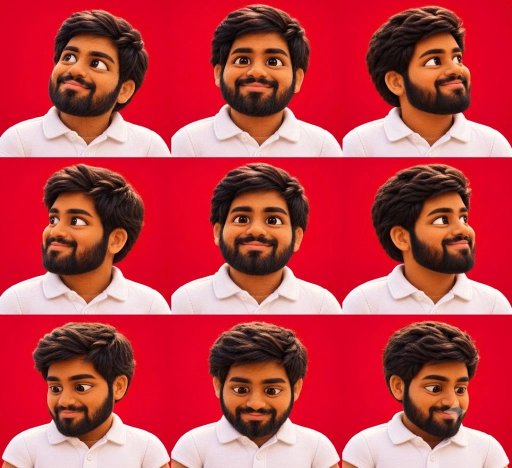
#> input picture tools/mascot-src/directions.webp, 1024 x 936 px (shown at 1/2 size)
$ python build-character.py mascot-src/directions.webp mascot-src/reactions.webp
#> lines starting #> are read from the running program, lines starting #| are printed output that depends on the picture; after the words box and inside, x2 and y2 are one past the last pixel; in counts of white or black regions, pixels touching at a corner belong together
"""Build the layered hero character from one front-facing frame of the Kling clip.

This is 2D layering of the real character art, not a 3D rig. It splits the
eyes into parts that can move independently:

  base.webp        the frame with the irises painted out (eye whites rebuilt)
  poster.webp      the untouched frame, shown until the live character is ready
  iris-N.png       each iris as a complete disc, specular highlights removed
                   (the runtime draws them, so they stay put as the iris moves)
  open-N.png       mask of each eye opening; irises are clipped to it
  shade-N.png      the upper lid's shadow on the eyeball, drawn over the iris
  lid-N.png        sprite of LID_STEPS upper-lid positions from open to closed,
                   made by stretching the real lid skin and lash line down
  character.json   geometry for the runtime

Usage: python3 tools/build-character.py FRAME.png OUT_DIR

FRAME is frame 72 of the "animate it" clip (front-facing, eyes open). The
base is cropped at CROP_H, just above the generator's corner watermark.
"""
import json, sys
import numpy as np
from PIL import Image, ImageFilter

src, out = sys.argv[1], sys.argv[2]
img = np.asarray(Image.open(src).convert('RGB')).astype(np.float32)
H, W, _ = img.shape
#> H = 936; W = 1024
LID_STEPS = 10
CROP_H = 1290

# Measured on the frame (grid overlays): eye corners, upper-lid apex, lower-lid
# low point, iris centre/radius and the two specular highlights per iris.
EYES = [
    dict(A=(538, 513), B=(688, 514), up=(622, 463), lo=(628, 523),
         iris=(626.5, 494.0), r=38.0, hl=[(613.3, 486.0, 3.6), (641.7, 487.7, 3.6)]),
    dict(A=(808, 519), B=(966, 528), up=(878, 466), lo=(886, 536),
         iris=(869.0, 502.0), r=38.0, hl=[(855.0, 494.0, 3.6), (883.3, 494.0, 3.6)]),
]
LASH = 13  # dark lash line + socket outline that slides down with the lid edge
PAD = 32  # lid skin above the upper lid that slides down when blinking (stays below the brow)


def lum(a):
    return a[..., 0] * .299 + a[..., 1] * .587 + a[..., 2] * .114


def upper_y(e, x):
    """Upper lid: an elliptical arc over the corner line, asymmetric about the apex."""
    (ax, ay), (bx, by), (px, py) = e['A'], e['B'], e['up']
    base = ay + (by - ay) * (x - ax) / (bx - ax)
    h = (ay + (by - ay) * (px - ax) / (bx - ax)) - py
    half = np.where(x < px, px - ax, bx - px)
    u = np.clip((x - px) / half, -1, 1)
    return base - h * np.sqrt(1 - u * u) ** 0.8


def lower_y(e, x):
    """Lower lid: quadratic through the corners and the low point."""
    (ax, ay), (bx, by), (px, py) = e['A'], e['B'], e['lo']
    t = np.linspace(0, 1, 2000)
    cx, cy = 2 * px - (ax + bx) / 2, 2 * py - (ay + by) / 2
    xs = (1 - t) ** 2 * ax + 2 * (1 - t) * t * cx + t ** 2 * bx
    ys = (1 - t) ** 2 * ay + 2 * (1 - t) * t * cy + t ** 2 * by
    return np.interp(x, xs, ys)


def blur(a, r):
    return np.asarray(Image.fromarray(np.clip(a * 255, 0, 255).astype(np.uint8)).filter(ImageFilter.GaussianBlur(r))) / 255.0


base = img.copy()
meta = {'width': W, 'height': CROP_H, 'lidSteps': LID_STEPS, 'eyes': []}

for n, e in enumerate(EYES):
    ax, bx = e['A'][0], e['B'][0]
    x0, x1 = int(ax) - 4, int(bx) + 5
    y0 = int(e['up'][1]) - PAD - 2
    y1 = int(max(e['A'][1], e['B'][1], e['lo'][1])) + 6
    bw, bh = x1 - x0, y1 - y0
    xs = np.arange(x0, x1) + 0.5
    U = upper_y(e, np.clip(xs, ax, bx))
    D = lower_y(e, np.clip(xs, ax, bx))
    inside_x = (xs >= ax) & (xs <= bx)
    yy = np.arange(y0, y1)[:, None] + 0.5

    # Eye opening between the lids (anti-aliased by a 1px ramp).
    opening = np.clip(np.minimum(yy - U[None, :], D[None, :] - yy) + 0.5, 0, 1) * inside_x[None, :]
    roi = img[y0:y1, x0:x1]

    # --- Eye white under the iris -------------------------------------------
    cx, cy, r = e['iris'][0], e['iris'][1], e['r']
    gx, gy = np.meshgrid(xs, yy[:, 0])
    in_iris = ((gx - cx) ** 2 + (gy - cy) ** 2) < (r + 4.5) ** 2
    sclera = (opening > 0.99) & ~in_iris & (roi.min(-1) > 110)
    fill = roi.copy()
    rows_ok = []
    keep = fill.copy()
    for i in range(bh):
        s = np.where(sclera[i])[0]
        if len(s) < 4:
            continue
        left, right = s[xs[s] < cx], s[xs[s] > cx]
        cl = np.median(roi[i, left], 0) if len(left) >= 2 else np.median(roi[i, s], 0)
        cr = np.median(roi[i, right], 0) if len(right) >= 2 else cl
        t = np.clip((xs - (cx - r)) / (2 * r), 0, 1)[:, None]
        fill[i] = cl * (1 - t) + cr * t
        rows_ok.append(i)
    # Rows hidden behind the iris all the way across copy the nearest good row.
    for i in range(bh):
        if i not in rows_ok and rows_ok:
            j = min(rows_ok, key=lambda k: abs(k - i))
            fill[i] = fill[j]
    # Outside the iris area keep the real pixels; they are the fill's boundary.
    outside = ((gx - cx) ** 2 + (gy - cy) ** 2) >= (r + 4.5) ** 2
    fill[outside] = keep[outside]
    # Smooth the fill: relax the painted-out area toward the average of its
    # neighbours (a harmonic fill), so the eye white has no row streaks.
    hole = in_iris & (opening > 0.01)
    for _ in range(600):
        nb = (np.roll(fill, 1, 0) + np.roll(fill, -1, 0) + np.roll(fill, 1, 1) + np.roll(fill, -1, 1)) / 4
        fill[hole] = nb[hole]
    paint = blur(in_iris.astype(float), 1.0) * opening
    base[y0:y1, x0:x1] = roi * (1 - paint[..., None]) + fill * paint[..., None]

    # Lid shadow on the eyeball: how much darker each row of eye white is than
    # the brightest, applied over the iris at runtime.
    # Soft shadow just under the upper lid, fading with distance from it.
    below = np.clip(yy - U[None, :], 0, None)
    shade = np.clip(0.42 * np.exp(-below / 7.0) * opening, 0, 1)
    Image.fromarray(np.dstack([np.zeros((bh, bw, 3)), shade * 255]).astype(np.uint8), 'RGBA').save(f'{out}/shade-{n}.png')
    Image.fromarray((opening * 255).astype(np.uint8)).save(f'{out}/open-{n}.png')

    # --- Iris disc ------------------------------------------------------------
    R = int(np.ceil(r)) + 2
    size = 2 * R
    iy, ix = np.mgrid[0:size, 0:size]
    dx, dy = ix + 0.5 - R, iy + 0.5 - R
    rho, th = np.hypot(dx, dy), np.arctan2(dy, dx)
    sx, sy = cx + dx, cy + dy

    def valid(px, py):
        """Visible iris pixel: inside the opening, not a highlight, not lash."""
        px_i = np.clip(np.floor(px).astype(int), 0, W - 1)
        py_i = np.clip(np.floor(py).astype(int), 0, H - 1)
        lx, ly = px_i - x0, py_i - y0
        inb = (lx >= 0) & (lx < bw) & (ly >= 0) & (ly < bh)
        ok = np.zeros(px.shape, bool)
        ok[inb] = opening[ly[inb], lx[inb]] > 0.99
        # Keep away from the lash line, which darkens the iris top.
        ok &= (py - upper_y(e, np.clip(px, ax, bx))) > 3
        for hx, hy, hr in e['hl']:
            ok &= np.hypot(px - hx, py - hy) > hr + 2.5
        return ok, img[py_i, px_i]

    ok, col = valid(sx, sy)
    iris = col.copy()
    # Fill hidden or highlight pixels from the nearest visible angle on the same ring.
    todo = ~ok & (rho < r + 1)
    for step in range(1, 90):
        if not todo.any():
            break
        for sgn in (1, -1):
            a = th + sgn * step * np.pi / 90
            ok2, col2 = valid(cx + rho * np.cos(a), cy + rho * np.sin(a))
            take = todo & ok2
            iris[take] = col2[take]
            todo &= ~take
    alpha = np.clip(r + 0.6 - rho, 0, 1)
    Image.fromarray(np.dstack([iris, alpha * 255]).astype(np.uint8), 'RGBA').save(f'{out}/iris-{n}.png')

    # --- Upper-lid sprite -----------------------------------------------------
    # Each step stretches the strip [U - PAD, U + 1] (lid skin + lash line)
    # down so its edge lands on a curve interpolated toward the lower lid.
    closed_edge = D - 2.5
    frames = []
    for k in range(LID_STEPS):
        b = k / (LID_STEPS - 1)
        b = 0.5 - 0.5 * np.cos(np.pi * b)  # ease the sweep
        edge = U + (closed_edge - U) * b
        top = U - PAD
        frame = np.zeros((bh, bw, 4), np.float32)
        for j in range(bw):
            if not inside_x[j]:
                continue
            ys = np.arange(y0, y1) + 0.5
            # The lash band [U-LASH, U+1] slides down rigidly with the edge;
            # only the skin above it stretches (more toward the bottom).
            d = edge[j] - U[j]
            skin_end = edge[j] - LASH
            t = np.clip((ys - top[j]) / max(skin_end - top[j], 1), 0, 1)
            src_y = np.where(ys < skin_end, ys - d * t ** 1.4, ys - d)
            sj = np.clip(np.floor(src_y).astype(int), 0, H - 1)
            colj = img[sj, int(xs[j])]
            # Opaque from the top of the strip to the moving edge, soft at both ends.
            a = np.clip((edge[j] + 1.2 - ys), 0, 1) * np.clip((ys - top[j]) / 10, 0, 1)
            frame[:, j, :3] = colj
            frame[:, j, 3] = a
        # Fade the sprite out at the eye corners so it blends into the skin.
        cw = np.clip(np.minimum(xs - ax, bx - xs) / 6, 0, 1)
        frame[..., 3] *= cw[None, :]
        frames.append(frame)
    sprite = np.concatenate(frames, 0)
    sprite[..., 3] *= 255
    Image.fromarray(np.clip(sprite, 0, 255).astype(np.uint8), 'RGBA').save(f'{out}/lid-{n}.png')

    meta['eyes'].append({
        'box': [x0, y0, bw, bh],
        'iris': [cx, cy], 'radius': r, 'irisSize': size,
        'highlights': [[hx - cx, hy - cy, hr] for hx, hy, hr in e['hl']],
        # Travel limits for the iris centre (px), inside the opening.
        'rangeX': round((bx - ax) / 2 - r * 0.95, 1),
        'rangeUp': 9, 'rangeDown': 10,
    })
#> this loop made 2 passes
#> pass 1, `sclera = (opening > 0.99) & ~in_iris & (roi.min(-1) > 110)`:
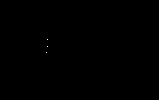
#> sclera: shape (100, 159) bool; 0.02% white in thin lines or dots, all inside (x1, y1, x2, y2) = (46, 39, 48, 53)
#> pass 1, `Image.fromarray((opening * 255).astype(np.uint8)).save(f'{out}/open-{n..`:
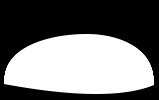
#> saved as open-0.png: PIL image 159x100 L; min 0, max 255, mean 114.5
#> after the loop: base: shape (936, 1024, 3) float32; mean R, G, B 188.4, 67.2, 74.7
#> after the loop:
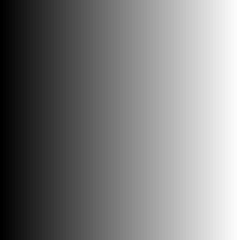
#> dx: shape (80, 80) float64 (shown 3 times larger); min -39.5, max 39.5, mean 0; drawn with min black and max white
#> after the loop:
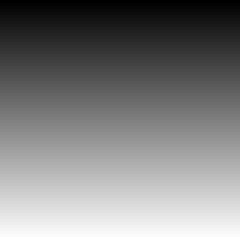
#> dy: shape (80, 80) float64 (shown 3 times larger); min -39.5, max 39.5, mean 0; drawn with min black and max white
#> after the loop:
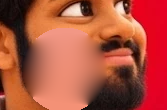
#> fill: shape (110, 167, 3) float32; mean R, G, B 175.9, 80.9, 61.8
#> after the loop:
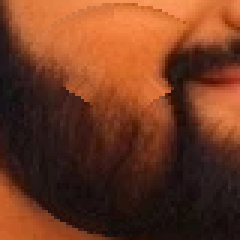
#> iris: shape (80, 80, 3) float32 (shown 3 times larger); mean R, G, B 111.2, 57.9, 33.8
#> after the loop:
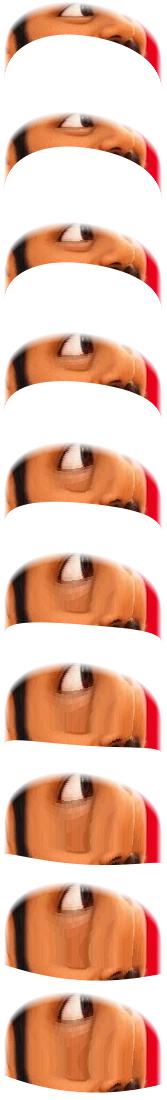
#> sprite: shape (1100, 167, 4) float32; mean R, G, B, A 160.6, 75, 48.3, 115.5; transparent parts drawn white
#> after the loop: todo: shape (80, 80) bool; every value is 0

Image.fromarray(np.clip(base[:CROP_H], 0, 255).astype(np.uint8)).save(f'{out}/base.webp', quality=90)
Image.fromarray(img[:CROP_H].astype(np.uint8)).save(f'{out}/poster.webp', quality=82)
with open(f'{out}/character.json', 'w') as f:
    json.dump(meta, f, indent=1)
print(json.dumps(meta))
#> (printed output is left out)
